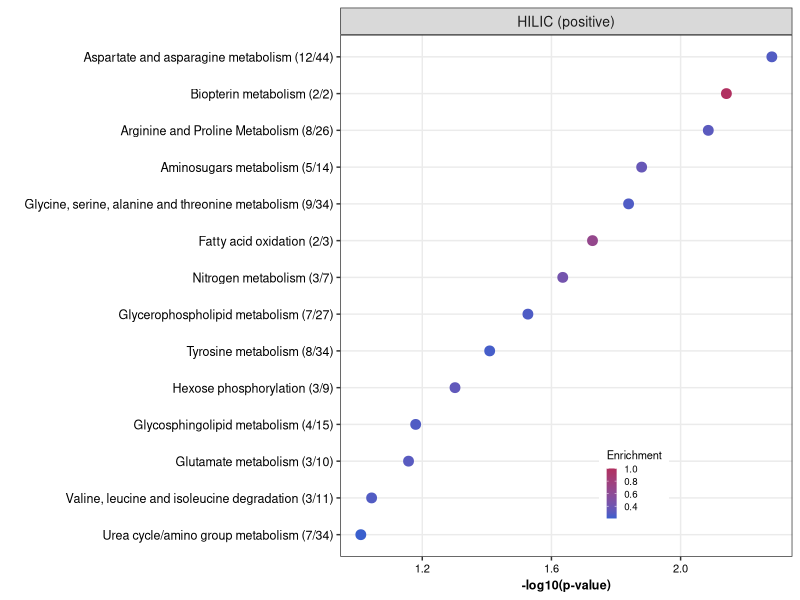
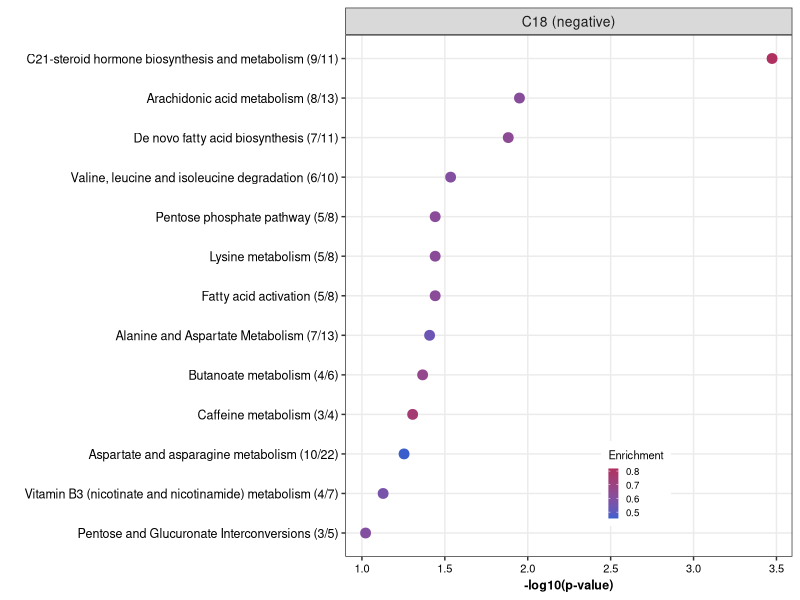

Recreate these plots in R, in order.
##################
# Pathway analysis with both columns
##################
library(tidyverse)

hilic.path <- read_tsv("raw_files/swip10_metabolomics/hilicpos/1534265227.46.human_swip10_hilicpos_10000/tables/mcg_pathwayanalysis_human_swip10.tsv") %>% 
    mutate(column = "HILIC (positive)") %>% 
    filter(`p-value` < 0.1)

c18.path <- read_tsv("raw_files/swip10_metabolomics/c18neg/1604939205.08.swip10_human_correct/tables/mcg_pathwayanalysis_swip10_human_correct.tsv") %>% 
    mutate(column = "C18 (negative)") %>% 
    filter(`p-value` < 0.1)

png("swip-10/figures/metabolomics/hilicpos/20231122_hilic_pathways_010.png", res= 300, units = "in", width = 4.8, height = 4.5) #Save image to disc as png

hilic.path %>% 
    mutate(logp = -log10(`p-value`)) %>% 
    mutate(enrich = overlap_size/pathway_size) %>% 
    filter(overlap_size > 1) %>% 
    mutate(label = paste0(pathway, " (", overlap_size, "/", pathway_size, ")")) %>% 
    ggplot(aes(x=logp, y = reorder(label, logp), color = enrich)) +
    geom_point( size = 3) +
    scale_color_gradient(low="royalblue3", high="maroon")+ # Color of bubbles. Will take hex codes
    xlab("-log10(p-value)") +
    ylab("") +
    theme_bw() +
    theme(plot.title = element_text(size = 9, face = "bold"),
          plot.subtitle = element_text(size = 7),
          axis.text.x =element_text(size=8, color= "black"), # Change size of x-axis labels
          axis.text.y =element_text(size=9, color = "black"), # Change size of y-axis labels
          axis.title=element_text(size=9,face="bold"),
          strip.text = element_text(size=10),
          legend.text=element_text(size=7),
          legend.title=element_text(size=8),
          legend.position=c(0.65,0.14),
          panel.grid.minor = element_blank(),
          legend.key.size = unit(0.5, "lines")) +
    guides(size=guide_legend("Overlap size"))  +
    labs(col = "Enrichment") +
    facet_wrap(~column, nrow = 1)

dev.off()

png("swip-10/figures/metabolomics/c18neg/20231122_c18_pathways_010.png", res= 300, units = "in", width = 4.8, height = 4.5) #Save image to disc as png

c18.path %>% 
    mutate(logp = -log10(`p-value`)) %>% 
    mutate(enrich = overlap_size/pathway_size) %>% 
    filter(overlap_size > 1) %>% 
    mutate(label = paste0(pathway, " (", overlap_size, "/", pathway_size, ")")) %>% 
    ggplot(aes(x=logp, y = reorder(label, logp), color = enrich)) +
    geom_point( size = 3) +
    scale_color_gradient(low="royalblue3", high="maroon")+ # Color of bubbles. Will take hex codes
    xlab("-log10(p-value)") +
    ylab("") +
    theme_bw() +
    theme(plot.title = element_text(size = 9, face = "bold"),
          plot.subtitle = element_text(size = 7),
          axis.text.x =element_text(size=8, color= "black"), # Change size of x-axis labels
          axis.text.y =element_text(size=9, color = "black"), # Change size of y-axis labels
          axis.title=element_text(size=9,face="bold"),
          strip.text = element_text(size=10),
          legend.text=element_text(size=7),
          legend.title=element_text(size=8),
          legend.position=c(0.65,0.14),
          panel.grid.minor = element_blank(),
          legend.key.size = unit(0.5, "lines")) +
    guides(size=guide_legend("Overlap size"))  +
    labs(col = "Enrichment") +
    facet_wrap(~column, nrow = 1)

dev.off()

